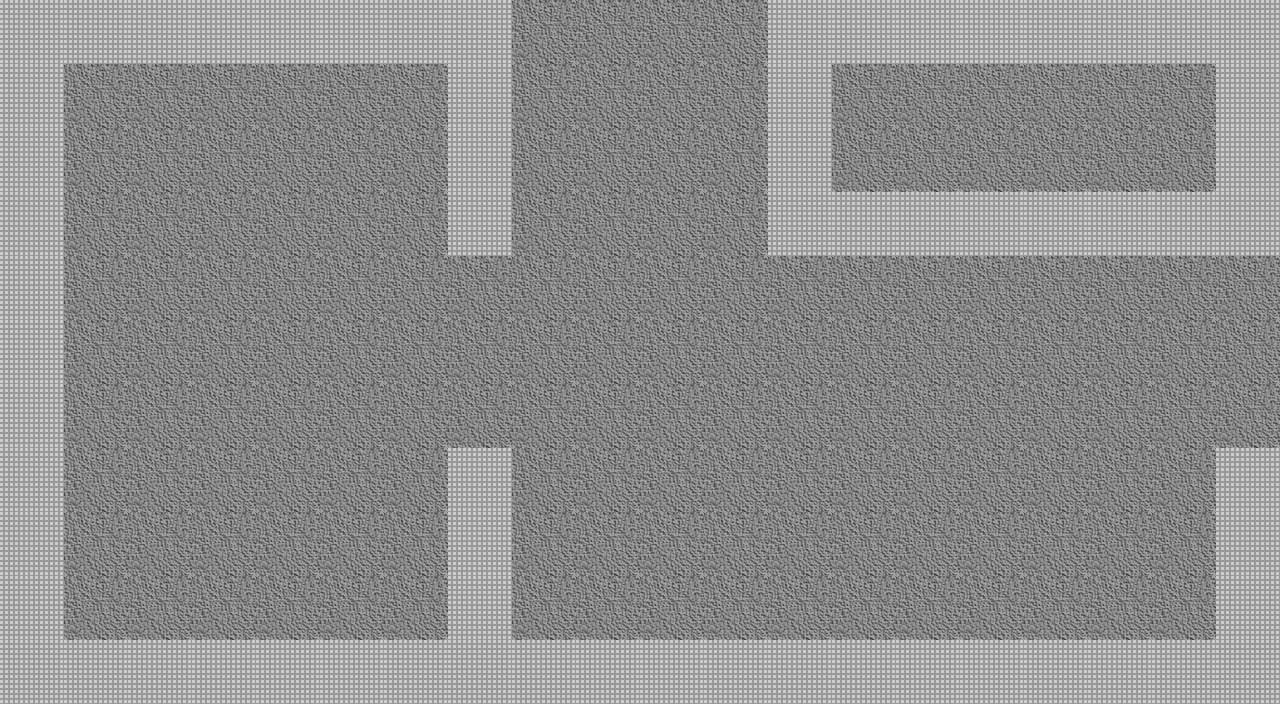

This is a level from a 2D game, rendered from its Tiled map with the project's own tilesets. A one-line summary and the map file follow, with tile-layer data summarised:
An orthogonal 20x11 tile map with 64x64 px tiles, 2 tile layers (Floor, Wall), 3 tilesets and 9 objects.

<map version="1.0" orientation="orthogonal" renderorder="right-down" width="20" height="11" tilewidth="64" tileheight="64" nextobjectid="36">
 <properties>
  <property name="unity:resource" value="True" />
  <property name="unity:tag" value="Room" />
 </properties>
 <tileset firstgid="1" source="DungeonTilePH.tsx" />
 <tileset firstgid="3" source="MobSpawner.tsx" />
 <tileset firstgid="8" source="DestructSpawn.tsx" />
 <layer name="Floor" width="20" height="11">
  <properties>
   <property name="unity:sortingLayerName" value="Floor" />
   <property name="unity:tag" value="Floor" />
  </properties>
  <data>[220 cells, 220 non-empty, 1 distinct tile ids]</data>
 </layer>
 <layer name="Wall" width="20" height="11">
  <properties>
   <property name="ChildTag" value="Wall" />
   <property name="unity:tag" value="Wall" />
  </properties>
  <data>[220 cells, 66 non-empty, 1 distinct tile ids]</data>
 </layer>
 <objectgroup name="Destructables">
  <object id="25" gid="8" x="448" y="320" width="64" height="64" />
  <object id="26" gid="8" x="448" y="384" width="64" height="64" />
  <object id="27" gid="8" x="448" y="448" width="64" height="64" />
 </objectgroup>
 <objectgroup name="Mobs">
  <object id="32" gid="3" x="704" y="384" width="64" height="64" />
  <object id="33" gid="3" x="704" y="576" width="64" height="64" />
  <object id="34" gid="6" x="128" y="192" width="64" height="64" />
  <object id="35" gid="6" x="128" y="576" width="64" height="64" />
 </objectgroup>
 <objectgroup name="Exits">
  <object id="17" x="512" y="0" width="256" height="32">
   <properties>
    <property name="Exit" value="N" />
   </properties>
  </object>
  <object id="19" x="1248" y="256" width="32" height="192">
   <properties>
    <property name="Exit" value="E" />
   </properties>
  </object>
 </objectgroup>
</map>
